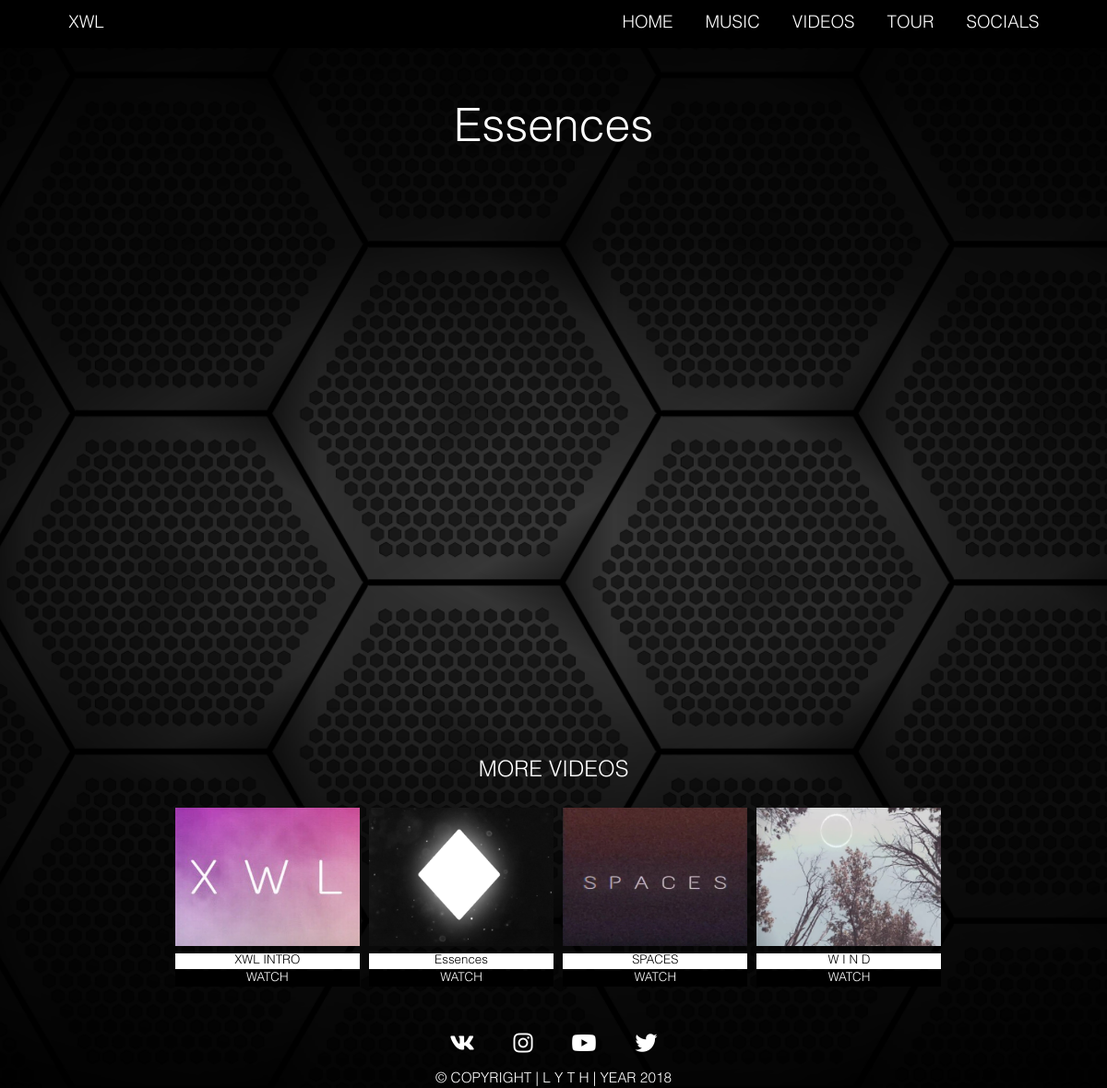
The app's page /app/pages/vivi.php?id=2 with its own data.
### tables this page shows
CREATE TABLE `post_video` (
  `id` int(11) NOT NULL,
  `name` text NOT NULL,
  `link` text NOT NULL,
  `img` text NOT NULL,
  `class` text NOT NULL,
  `inframe1` text NOT NULL
);

### app/include/get_vidios.php (called while the page is built)
<?php
function take_video() {
		global $link;
		global $name;
		$sql2 = "SELECT * FROM post_video WHERE id = $name";
		$result1 = mysqli_query($link, $sql2);
		$v_post1 = mysqli_fetch_all ($result1 , MYSQLI_ASSOC);
		return $v_post1;
}
?>

### app/include/vidos.php (called while the page is built)
<?php
	function get_posts(){
		global $link;
		$sql =  "SELECT * FROM post_video";
		$result = mysqli_query($link, $sql) or die(mysqli_error($link));
		$v_post = mysqli_fetch_all ($result , MYSQLI_ASSOC);
		return $v_post;
	}
?>

### app/pages/vivi.php (the view, shortened to what this page needs)
<?php require_once '../include/database.php' ?>
<?php require_once '../include/get_vidios.php' ?>
<?php require_once '../include/vidos.php' ?>
<? $name = $_GET['id'];   ?>
	<?php $v_post1 = take_video() ?>
	<!DOCTYPE html>
	<html lang="en">
	<head>
		<link href="https://use.fontawesome.com/releases/v5.0.6/css/all.css" rel="stylesheet">
		<link rel="stylesheet" href="../css/top_menu_formusic.css">
		<link rel="stylesheet" href="../css/videos.css">
	</head>
	<body>
<? include_once 'top_menu.php' ?>
<?php foreach ($v_post1 as $post): ?>
<div class="vi_wrap_name">
		<div class="vi_name">
			<h1> <?=$post['name'] ?></h1>
		</div>
</div>
<div class="vi_conteiner">
	<div class="vi_wrap">
		<div class="vi_video">
				<iframe src="<?=$post['inframe1'] ?>" width="900" height="560" frameborder="0" allowfullscreen></iframe>
		</div>
	</div>
	<?php endforeach; ?>
</div>
<div class="logo_content">
		<div class="genre">
			<h2>MORE VIDEOS</h2>
		</div>
	</div>
	<div class="content2">
		<div class="wrap2">
			<?php $v_post = get_posts() ?>
			<?php foreach ($v_post as $post): ?>
			<div class="box">
				<div class="box_img">
					<img src=<?=$post['img']?> >
				</div>
				<div class="span">
					<div class="n_span">
						<button id="<?=$post['class']?>">
							<?=$post['name'] ?>
						</button>
					</div>
					<form action="vivi.php" method="get">
						<div class="b_span">
							<button type="submit">WATCH</button>
						</div>
					</form>
				</div>
			</div>
			<?php endforeach; ?>
		</div>
	</div>
	</body>
	<? include_once 'm_footer.php'; ?>
	</html>

### app/css/videos.css (style rules this page uses)
* { margin: 0; padding: 0; font-family: "Helvetica LT Std Light"; font-weight: normal; }
body { background-image: url("../img/bgi.png"); background-repeat: no-repeat; background-attachment: fixed; background-position: center; background-size: cover; }
* { color: white; }
* h1 { font-size: 50px; }
.logo_content { display: flex; justify-content: center; margin-top: 5%; }
.genre { width: 80%; }
.content2 { display: flex; justify-content: center; }
.wrap2 { display: flex; width: 1024px; flex-wrap: wrap; justify-content: center; }
.box { margin-left: 1%; display: flex; flex-direction: column; }
.box img { width: 200px; height: 150px; }
.span button { width: 100%; }
.n_span button { color: black; border: none 0.1px; background-color: white; border-top: none; }
.b_span button { color: white; background-color: #000000; border: none; }
.vi_conteiner { display: flex; }
.vi_wrap { width: 80%; display: flex; justify-content: center; }
.vi_wrap_name { display: flex; justify-content: center; }
.vi_conteiner { justify-content: center; }
.vi_wrap_name { margin-top: 5%; margin-bottom: 2%; }
.genre { margin-bottom: 2%; display: flex; justify-content: center; }
.box { text-transform: uppercase; }

### records on screen
post_video: name "Essences", img (picture)
post_video: img (picture), name "XWL INTRO"
post_video: img (picture), name "SPACES"
post_video: img (picture), name "W I N D"
